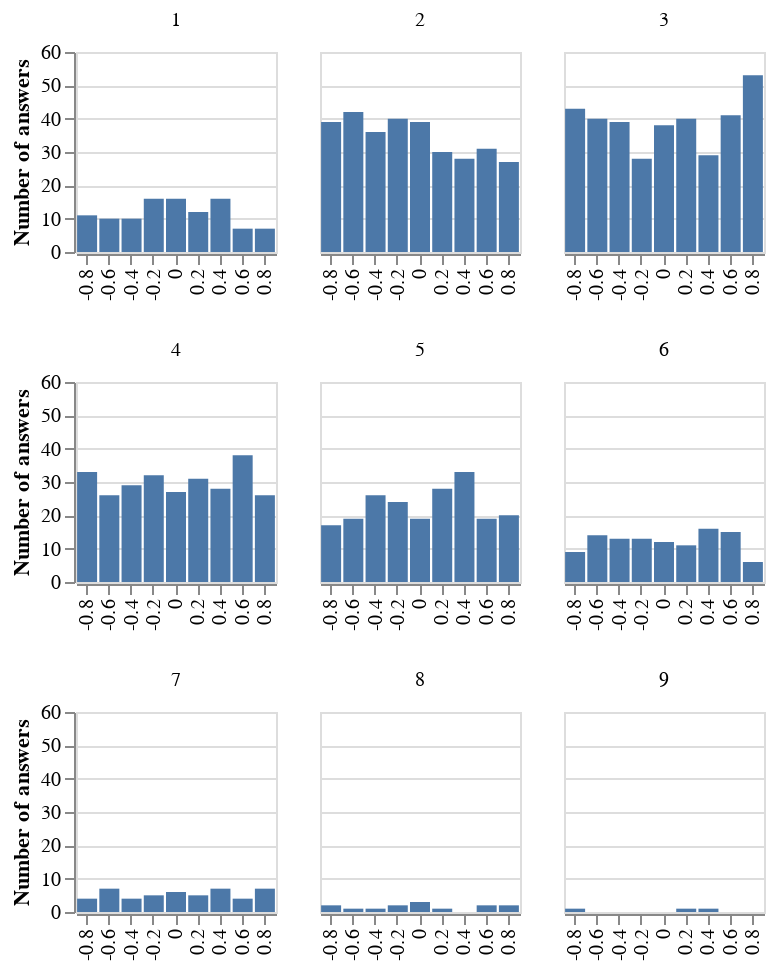

Here is the notebook cell this chart was saved with:
### Code cell
cooc_count = []
for i in range(1,10):
    mask = data[data['lemma_cat_tagged'].notnull()]['lemma_cat_tagged'].apply(len) == i
    df_cooc = data[data['lemma_cat_tagged'].notnull()].loc[mask].groupby("Question")
    for name,group in df_cooc:
        #print(aname,len(group))
        cooc_count.append((i,floatQ[name],len(group)))
dfcooc = pd.DataFrame(cooc_count).reset_index().rename(columns={0: "num_cat",1: "corr",2: "value"}).apply(lambda x: x+1 if x.name == "index" else x)
cooc3 = alt.Chart(dfcooc[dfcooc['num_cat'] <= 3]).mark_bar().encode(
    x=alt.X('corr:O',title=''),
    y=alt.Y('value:Q',scale=alt.Scale(domain=(0, 60)),axis=alt.Axis(tickCount=5),title="Number of answers")).properties(width=100,height=100).facet(column=alt.Column('num_cat',title=''))
cooc6 = alt.Chart(dfcooc[dfcooc['num_cat'].isin([4,5,6])]).mark_bar().encode(
    x=alt.X('corr:O',title=''),
    y=alt.Y('value:Q',scale=alt.Scale(domain=(0, 60)),axis=alt.Axis(tickCount=5),title="Number of answers")).properties(width=100,height=100).facet(column=alt.Column('num_cat',title=''))
cooc9 = alt.Chart(dfcooc[dfcooc['num_cat'].isin([7,8,9])]).mark_bar().encode(
    x=alt.X('corr:O',title=''),
    y=alt.Y('value:Q',scale=alt.Scale(domain=(0, 60)),axis=alt.Axis(tickCount=5),title="Number of answers")).properties(width=100,height=100).facet(column=alt.Column('num_cat',title=''))
cooc3 & cooc6 & cooc9
#mask = data[data['lemma_cat_tagged'].notnull()]['lemma_cat_tagged'].apply(len) == 8
#cdata = data[data['lemma_cat_tagged'].notnull()].loc[mask]
#cdata['Answer'].tolist()

### Figure 1 — Vega-Lite specification as saved in the notebook (floating-point values rounded to 4 significant figures)
{"config": {"view": {"continuousWidth": 400, "continuousHeight": 300}}, "vconcat": [{"data": {"name": "data-908eb2a740cf9d6dbcfe419ce02da1de"}, "facet": {"column": {"type": "quantitative", "field": "num_cat", "title": ""}}, "spec": {"mark": "bar", "encoding": {"x": {"type": "ordinal", "field": "corr", "title": ""}, "y": {"type": "quantitative", "axis": {"tickCount": 5}, "field": "value", "scale": {"domain": [0, 60]}, "title": "Number of answers"}}, "height": 100, "width": 100}}, {"data": {"name": "data-be987e0bd3446648c6b9a7df7c873930"}, "facet": {"column": {"type": "quantitative", "field": "num_cat", "title": ""}}, "spec": {"mark": "bar", "encoding": {"x": {"type": "ordinal", "field": "corr", "title": ""}, "y": {"type": "quantitative", "axis": {"tickCount": 5}, "field": "value", "scale": {"domain": [0, 60]}, "title": "Number of answers"}}, "height": 100, "width": 100}}, {"data": {"name": "data-84ce2b7470838af8f0555e9835bc6bd8"}, "facet": {"column": {"type": "quantitative", "field": "num_cat", "title": ""}}, "spec": {"mark": "bar", "encoding": {"x": {"type": "ordinal", "field": "corr", "title": ""}, "y": {"type": "quantitative", "axis": {"tickCount": 5}, "field": "value", "scale": {"domain": [0, 60]}, "title": "Number of answers"}}, "height": 100, "width": 100}}], "$schema": "https://vega.github.io/schema/vega-lite/v4.8.1.json", "datasets": {"data-908eb2a740cf9d6dbcfe419ce02da1de": [{"index": 1, "num_cat": 1, "corr": 0.0, "value": 16}, {"index": 2, "num_cat": 1, "corr": -0.2, "value": 16}, {"index": 3, "num_cat": 1, "corr": 0.2, "value": 12}, {"index": 4, "num_cat": 1, "corr": -0.4, "value": 10}, {"index": 5, "num_cat": 1, "corr": 0.4, "value": 16}, {"index": 6, "num_cat": 1, "corr": -0.6, "value": 10}, {"index": 7, "num_cat": 1, "corr": 0.6, "value": 7}, {"index": 8, "num_cat": 1, "corr": -0.8, "value": 11}, {"index": 9, "num_cat": 1, "corr": 0.8, "value": 7}, {"index": 10, "num_cat": 2, "corr": 0.0, "value": 39}, {"index": 11, "num_cat": 2, "corr": -0.2, "value": 40}, {"index": 12, "num_cat": 2, "corr": 0.2, "value": 30}, {"index": 13, "num_cat": 2, "corr": -0.4, "value": 36}, {"index": 14, "num_cat": 2, "corr": 0.4, "value": 28}, {"index": 15, "num_cat": 2, "corr": -0.6, "value": 42}, {"index": 16, "num_cat": 2, "corr": 0.6, "value": 31}, {"index": 17, "num_cat": 2, "corr": -0.8, "value": 39}, {"index": 18, "num_cat": 2, "corr": 0.8, "value": 27}, {"index": 19, "num_cat": 3, "corr": 0.0, "value": 38}, {"index": 20, "num_cat": 3, "corr": -0.2, "value": 28}, {"index": 21, "num_cat": 3, "corr": 0.2, "value": 40}, {"index": 22, "num_cat": 3, "corr": -0.4, "value": 39}, {"index": 23, "num_cat": 3, "corr": 0.4, "value": 29}, {"index": 24, "num_cat": 3, "corr": -0.6, "value": 40}, {"index": 25, "num_cat": 3, "corr": 0.6, "value": 41}, {"index": 26, "num_cat": 3, "corr": -0.8, "value": 43}, {"index": 27, "num_cat": 3, "corr": 0.8, "value": 53}], "data-be987e0bd3446648c6b9a7df7c873930": [{"index": 28, "num_cat": 4, "corr": 0.0, "value": 27}, {"index": 29, "num_cat": 4, "corr": -0.2, "value": 32}, {"index": 30, "num_cat": 4, "corr": 0.2, "value": 31}, {"index": 31, "num_cat": 4, "corr": -0.4, "value": 29}, {"index": 32, "num_cat": 4, "corr": 0.4, "value": 28}, {"index": 33, "num_cat": 4, "corr": -0.6, "value": 26}, {"index": 34, "num_cat": 4, "corr": 0.6, "value": 38}, {"index": 35, "num_cat": 4, "corr": -0.8, "value": 33}, {"index": 36, "num_cat": 4, "corr": 0.8, "value": 26}, {"index": 37, "num_cat": 5, "corr": 0.0, "value": 19}, {"index": 38, "num_cat": 5, "corr": -0.2, "value": 24}, {"index": 39, "num_cat": 5, "corr": 0.2, "value": 28}, {"index": 40, "num_cat": 5, "corr": -0.4, "value": 26}, {"index": 41, "num_cat": 5, "corr": 0.4, "value": 33}, {"index": 42, "num_cat": 5, "corr": -0.6, "value": 19}, {"index": 43, "num_cat": 5, "corr": 0.6, "value": 19}, {"index": 44, "num_cat": 5, "corr": -0.8, "value": 17}, {"index": 45, "num_cat": 5, "corr": 0.8, "value": 20}, {"index": 46, "num_cat": 6, "corr": 0.0, "value": 12}, {"index": 47, "num_cat": 6, "corr": -0.2, "value": 13}, {"index": 48, "num_cat": 6, "corr": 0.2, "value": 11}, {"index": 49, "num_cat": 6, "corr": -0.4, "value": 13}, {"index": 50, "num_cat": 6, "corr": 0.4, "value": 16}, {"index": 51, "num_cat": 6, "corr": -0.6, "value": 14}, {"index": 52, "num_cat": 6, "corr": 0.6, "value": 15}, {"index": 53, "num_cat": 6, "corr": -0.8, "value": 9}, {"index": 54, "num_cat": 6, "corr": 0.8, "value": 6}], "data-84ce2b7470838af8f0555e9835bc6bd8": [{"index": 55, "num_cat": 7, "corr": 0.0, "value": 6}, {"index": 56, "num_cat": 7, "corr": -0.2, "value": 5}, {"index": 57, "num_cat": 7, "corr": 0.2, "value": 5}, {"index": 58, "num_cat": 7, "corr": -0.4, "value": 4}, {"index": 59, "num_cat": 7, "corr": 0.4, "value": 7}, {"index": 60, "num_cat": 7, "corr": -0.6, "value": 7}, {"index": 61, "num_cat": 7, "corr": 0.6, "value": 4}, {"index": 62, "num_cat": 7, "corr": -0.8, "value": 4}, {"index": 63, "num_cat": 7, "corr": 0.8, "value": 7}, {"index": 64, "num_cat": 8, "corr": 0.0, "value": 3}, {"index": 65, "num_cat": 8, "corr": -0.2, "value": 2}, {"index": 66, "num_cat": 8, "corr": 0.2, "value": 1}, {"index": 67, "num_cat": 8, "corr": -0.4, "value": 1}, {"index": 68, "num_cat": 8, "corr": -0.6, "value": 1}, {"index": 69, "num_cat": 8, "corr": 0.6, "value": 2}, {"index": 70, "num_cat": 8, "corr": -0.8, "value": 2}, {"index": 71, "num_cat": 8, "corr": 0.8, "value": 2}, {"index": 72, "num_cat": 9, "corr": 0.2, "value": 1}, {"index": 73, "num_cat": 9, "corr": 0.4, "value": 1}, {"index": 74, "num_cat": 9, "corr": -0.8, "value": 1}]}}
